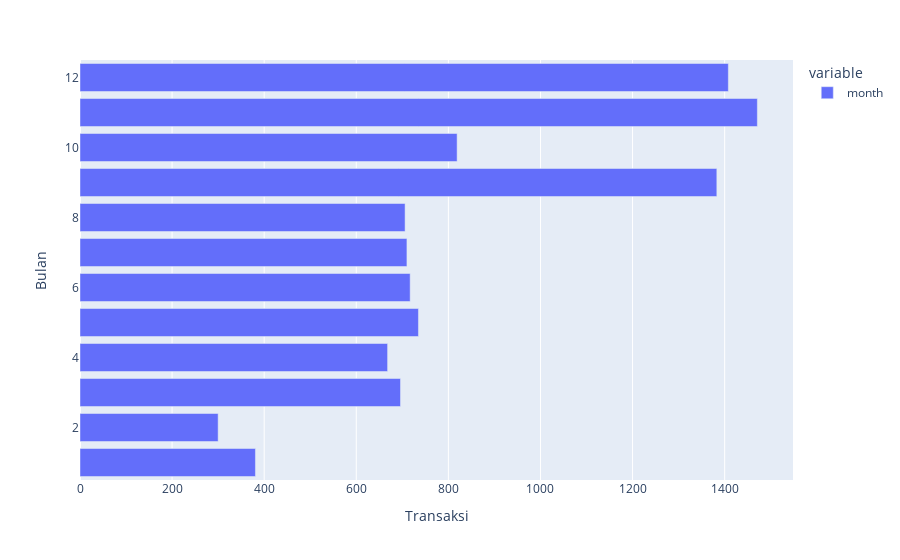

The code cell stored with this chart in its notebook:
### Code cell
df['month'].value_counts().plot(kind='barh',labels=dict(index="Bulan",value='Transaksi'))

### Figure 1 — Plotly figure (JSON) as saved in the notebook; plotly's stock layout.template omitted (floating-point values rounded to 4 significant figures)
{"data": [{"alignmentgroup": "True", "hovertemplate": "variable=month<br>Transaksi=%{x}<br>Bulan=%{y}<extra></extra>", "legendgroup": "month", "marker": {"color": "#636efa", "pattern": {"shape": ""}}, "name": "month", "offsetgroup": "month", "orientation": "h", "showlegend": true, "textposition": "auto", "type": "bar", "x": [1471, 1408, 1383, 819, 735, 717, 710, 706, 696, 668, 381, 300], "xaxis": "x", "y": [11, 12, 9, 10, 5, 6, 7, 8, 3, 4, 1, 2], "yaxis": "y"}], "layout": {"autosize": true, "barmode": "relative", "legend": {"title": {"text": "variable"}, "tracegroupgap": 0}, "margin": {"t": 60}, "xaxis": {"anchor": "y", "autorange": true, "domain": [0, 1], "range": [0, 1548.0], "title": {"text": "Transaksi"}, "type": "linear"}, "yaxis": {"anchor": "x", "autorange": true, "domain": [0, 1], "range": [0.5, 12.5], "title": {"text": "Bulan"}, "type": "linear"}}}
